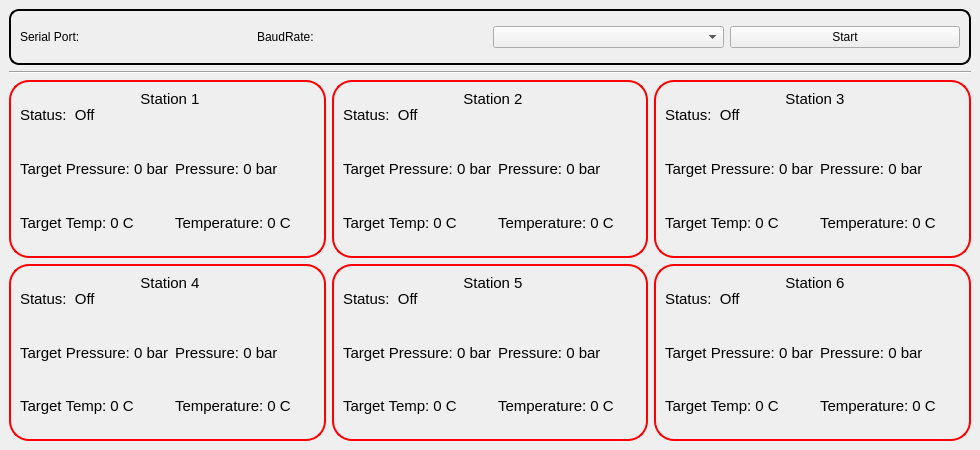
<?xml version="1.0" encoding="UTF-8"?>
<ui version="4.0">
 <class>MainWindow</class>
 <widget class="QMainWindow" name="MainWindow">
  <property name="windowModality">
   <enum>Qt::WindowModal</enum>
  </property>
  <property name="geometry">
   <rect>
    <x>0</x>
    <y>0</y>
    <width>980</width>
    <height>450</height>
   </rect>
  </property>
  <property name="minimumSize">
   <size>
    <width>980</width>
    <height>450</height>
   </size>
  </property>
  <property name="maximumSize">
   <size>
    <width>980</width>
    <height>450</height>
   </size>
  </property>
  <property name="font">
   <font>
    <pointsize>11</pointsize>
   </font>
  </property>
  <property name="windowTitle">
   <string>PLC Emulator</string>
  </property>
  <widget class="QWidget" name="centralwidget">
   <layout class="QGridLayout" name="gridLayout">
    <item row="4" column="2">
     <widget class="QGroupBox" name="station_5">
      <property name="font">
       <font>
        <pointsize>11</pointsize>
       </font>
      </property>
      <property name="autoFillBackground">
       <bool>false</bool>
      </property>
      <property name="styleSheet">
       <string notr="true">QGroupBox {
	border: 2px solid red; 
    border-radius: 20%;
}

QGroupBox:title {
	margin-top: 10px;
	background-color: rgba(255, 255, 255, 0%);
}
font-size: 11px;

QLabel {
	font-size: 11px;
}</string>
      </property>
      <property name="title">
       <string>Station 5</string>
      </property>
      <property name="alignment">
       <set>Qt::AlignHCenter|Qt::AlignTop</set>
      </property>
      <layout class="QGridLayout" name="gridLayout_7">
       <item row="0" column="0" colspan="2">
        <widget class="QLabel" name="lblStation_5">
         <property name="font">
          <font>
           <pointsize>11</pointsize>
          </font>
         </property>
         <property name="text">
          <string>Status:  Off</string>
         </property>
        </widget>
       </item>
       <item row="3" column="0">
        <widget class="QLabel" name="lblStationTT_5">
         <property name="font">
          <font>
           <pointsize>11</pointsize>
          </font>
         </property>
         <property name="text">
          <string>Target Temp: 0 C</string>
         </property>
         <property name="textFormat">
          <enum>Qt::PlainText</enum>
         </property>
         <property name="alignment">
          <set>Qt::AlignJustify|Qt::AlignVCenter</set>
         </property>
         <property name="wordWrap">
          <bool>true</bool>
         </property>
         <property name="margin">
          <number>1</number>
         </property>
        </widget>
       </item>
       <item row="3" column="1">
        <widget class="QLabel" name="lblStationRT_5">
         <property name="font">
          <font>
           <pointsize>11</pointsize>
          </font>
         </property>
         <property name="text">
          <string>Temperature: 0 C</string>
         </property>
         <property name="textFormat">
          <enum>Qt::PlainText</enum>
         </property>
         <property name="alignment">
          <set>Qt::AlignJustify|Qt::AlignVCenter</set>
         </property>
         <property name="wordWrap">
          <bool>true</bool>
         </property>
         <property name="margin">
          <number>1</number>
         </property>
        </widget>
       </item>
       <item row="2" column="1">
        <widget class="QLabel" name="lblStationRP_5">
         <property name="font">
          <font>
           <pointsize>11</pointsize>
          </font>
         </property>
         <property name="text">
          <string>Pressure: 0 bar</string>
         </property>
         <property name="textFormat">
          <enum>Qt::PlainText</enum>
         </property>
         <property name="alignment">
          <set>Qt::AlignJustify|Qt::AlignVCenter</set>
         </property>
         <property name="wordWrap">
          <bool>true</bool>
         </property>
         <property name="margin">
          <number>1</number>
         </property>
        </widget>
       </item>
       <item row="2" column="0">
        <widget class="QLabel" name="lblStationTP_5">
         <property name="font">
          <font>
           <pointsize>11</pointsize>
          </font>
         </property>
         <property name="text">
          <string>Target Pressure: 0 bar</string>
         </property>
         <property name="textFormat">
          <enum>Qt::PlainText</enum>
         </property>
         <property name="alignment">
          <set>Qt::AlignJustify|Qt::AlignVCenter</set>
         </property>
         <property name="wordWrap">
          <bool>true</bool>
         </property>
         <property name="margin">
          <number>1</number>
         </property>
        </widget>
       </item>
      </layout>
     </widget>
    </item>
    <item row="4" column="3">
     <widget class="QGroupBox" name="station_6">
      <property name="font">
       <font>
        <pointsize>11</pointsize>
       </font>
      </property>
      <property name="autoFillBackground">
       <bool>false</bool>
      </property>
      <property name="styleSheet">
       <string notr="true">QGroupBox {
	border: 2px solid red; 
    border-radius: 20%;
}

QGroupBox:title {
	margin-top: 10px;
	background-color: rgba(255, 255, 255, 0%);
}
font-size: 11px;

QLabel {
	font-size: 11px;
}</string>
      </property>
      <property name="title">
       <string>Station 6</string>
      </property>
      <property name="alignment">
       <set>Qt::AlignHCenter|Qt::AlignTop</set>
      </property>
      <property name="flat">
       <bool>true</bool>
      </property>
      <layout class="QGridLayout" name="gridLayout_8">
       <item row="3" column="0">
        <widget class="QLabel" name="lblStationTT_6">
         <property name="font">
          <font>
           <pointsize>11</pointsize>
          </font>
         </property>
         <property name="text">
          <string>Target Temp: 0 C</string>
         </property>
         <property name="textFormat">
          <enum>Qt::PlainText</enum>
         </property>
         <property name="alignment">
          <set>Qt::AlignJustify|Qt::AlignVCenter</set>
         </property>
         <property name="wordWrap">
          <bool>true</bool>
         </property>
         <property name="margin">
          <number>1</number>
         </property>
        </widget>
       </item>
       <item row="2" column="1">
        <widget class="QLabel" name="lblStationRP_6">
         <property name="font">
          <font>
           <pointsize>11</pointsize>
          </font>
         </property>
         <property name="text">
          <string>Pressure: 0 bar</string>
         </property>
         <property name="textFormat">
          <enum>Qt::PlainText</enum>
         </property>
         <property name="alignment">
          <set>Qt::AlignJustify|Qt::AlignVCenter</set>
         </property>
         <property name="wordWrap">
          <bool>true</bool>
         </property>
         <property name="margin">
          <number>1</number>
         </property>
        </widget>
       </item>
       <item row="3" column="1">
        <widget class="QLabel" name="lblStationRT_6">
         <property name="font">
          <font>
           <pointsize>11</pointsize>
          </font>
         </property>
         <property name="text">
          <string>Temperature: 0 C</string>
         </property>
         <property name="textFormat">
          <enum>Qt::PlainText</enum>
         </property>
         <property name="alignment">
          <set>Qt::AlignJustify|Qt::AlignVCenter</set>
         </property>
         <property name="wordWrap">
          <bool>true</bool>
         </property>
         <property name="margin">
          <number>1</number>
         </property>
        </widget>
       </item>
       <item row="2" column="0">
        <widget class="QLabel" name="lblStationTP_6">
         <property name="font">
          <font>
           <pointsize>11</pointsize>
          </font>
         </property>
         <property name="text">
          <string>Target Pressure: 0 bar</string>
         </property>
         <property name="textFormat">
          <enum>Qt::PlainText</enum>
         </property>
         <property name="alignment">
          <set>Qt::AlignJustify|Qt::AlignVCenter</set>
         </property>
         <property name="wordWrap">
          <bool>true</bool>
         </property>
         <property name="margin">
          <number>1</number>
         </property>
        </widget>
       </item>
       <item row="0" column="0" colspan="2">
        <widget class="QLabel" name="lblStation_6">
         <property name="font">
          <font>
           <pointsize>11</pointsize>
          </font>
         </property>
         <property name="text">
          <string>Status:  Off</string>
         </property>
        </widget>
       </item>
      </layout>
     </widget>
    </item>
    <item row="3" column="3">
     <widget class="QGroupBox" name="station_3">
      <property name="font">
       <font>
        <pointsize>11</pointsize>
       </font>
      </property>
      <property name="autoFillBackground">
       <bool>false</bool>
      </property>
      <property name="styleSheet">
       <string notr="true">QGroupBox {
	border: 2px solid red; 
    border-radius: 20%;
}

QGroupBox:title {
	margin-top: 10px;
	background-color: rgba(255, 255, 255, 0%);
}
font-size: 11px;

QLabel {
	font-size: 11px;
}</string>
      </property>
      <property name="title">
       <string>Station 3</string>
      </property>
      <property name="alignment">
       <set>Qt::AlignHCenter|Qt::AlignTop</set>
      </property>
      <property name="flat">
       <bool>true</bool>
      </property>
      <layout class="QGridLayout" name="gridLayout_5">
       <item row="3" column="1">
        <widget class="QLabel" name="lblStationRT_3">
         <property name="font">
          <font>
           <pointsize>11</pointsize>
          </font>
         </property>
         <property name="text">
          <string>Temperature: 0 C</string>
         </property>
         <property name="textFormat">
          <enum>Qt::PlainText</enum>
         </property>
         <property name="alignment">
          <set>Qt::AlignJustify|Qt::AlignVCenter</set>
         </property>
         <property name="wordWrap">
          <bool>true</bool>
         </property>
         <property name="margin">
          <number>1</number>
         </property>
        </widget>
       </item>
       <item row="2" column="0">
        <widget class="QLabel" name="lblStationTP_3">
         <property name="font">
          <font>
           <pointsize>11</pointsize>
          </font>
         </property>
         <property name="text">
          <string>Target Pressure: 0 bar</string>
         </property>
         <property name="textFormat">
          <enum>Qt::PlainText</enum>
         </property>
         <property name="alignment">
          <set>Qt::AlignJustify|Qt::AlignVCenter</set>
         </property>
         <property name="wordWrap">
          <bool>true</bool>
         </property>
         <property name="margin">
          <number>1</number>
         </property>
        </widget>
       </item>
       <item row="2" column="1">
        <widget class="QLabel" name="lblStationRP_3">
         <property name="font">
          <font>
           <pointsize>11</pointsize>
          </font>
         </property>
         <property name="text">
          <string>Pressure: 0 bar</string>
         </property>
         <property name="textFormat">
          <enum>Qt::PlainText</enum>
         </property>
         <property name="alignment">
          <set>Qt::AlignJustify|Qt::AlignVCenter</set>
         </property>
         <property name="wordWrap">
          <bool>true</bool>
         </property>
         <property name="margin">
          <number>1</number>
         </property>
        </widget>
       </item>
       <item row="3" column="0">
        <widget class="QLabel" name="lblStationTT_3">
         <property name="font">
          <font>
           <pointsize>11</pointsize>
          </font>
         </property>
         <property name="text">
          <string>Target Temp: 0 C</string>
         </property>
         <property name="textFormat">
          <enum>Qt::PlainText</enum>
         </property>
         <property name="alignment">
          <set>Qt::AlignJustify|Qt::AlignVCenter</set>
         </property>
         <property name="wordWrap">
          <bool>true</bool>
         </property>
         <property name="margin">
          <number>1</number>
         </property>
        </widget>
       </item>
       <item row="0" column="0" colspan="2">
        <widget class="QLabel" name="lblStation_3">
         <property name="font">
          <font>
           <pointsize>11</pointsize>
          </font>
         </property>
         <property name="text">
          <string>Status:  Off</string>
         </property>
        </widget>
       </item>
      </layout>
     </widget>
    </item>
    <item row="3" column="2">
     <widget class="QGroupBox" name="station_2">
      <property name="font">
       <font>
        <pointsize>11</pointsize>
       </font>
      </property>
      <property name="autoFillBackground">
       <bool>false</bool>
      </property>
      <property name="styleSheet">
       <string notr="true">QGroupBox {
	border: 2px solid red; 
    border-radius: 20%;
}

QGroupBox:title {
	margin-top: 10px;
	background-color: rgba(255, 255, 255, 0%);
}
font-size: 11px;

QLabel {
	font-size: 11px;
}</string>
      </property>
      <property name="title">
       <string>Station 2</string>
      </property>
      <property name="alignment">
       <set>Qt::AlignHCenter|Qt::AlignTop</set>
      </property>
      <property name="flat">
       <bool>true</bool>
      </property>
      <layout class="QGridLayout" name="gridLayout_4">
       <item row="2" column="1">
        <widget class="QLabel" name="lblStationRP_2">
         <property name="font">
          <font>
           <pointsize>11</pointsize>
          </font>
         </property>
         <property name="text">
          <string>Pressure: 0 bar</string>
         </property>
         <property name="textFormat">
          <enum>Qt::PlainText</enum>
         </property>
         <property name="alignment">
          <set>Qt::AlignJustify|Qt::AlignVCenter</set>
         </property>
         <property name="wordWrap">
          <bool>true</bool>
         </property>
         <property name="margin">
          <number>1</number>
         </property>
        </widget>
       </item>
       <item row="3" column="1">
        <widget class="QLabel" name="lblStationRT_2">
         <property name="font">
          <font>
           <pointsize>11</pointsize>
          </font>
         </property>
         <property name="text">
          <string>Temperature: 0 C</string>
         </property>
         <property name="textFormat">
          <enum>Qt::PlainText</enum>
         </property>
         <property name="alignment">
          <set>Qt::AlignJustify|Qt::AlignVCenter</set>
         </property>
         <property name="wordWrap">
          <bool>true</bool>
         </property>
         <property name="margin">
          <number>1</number>
         </property>
        </widget>
       </item>
       <item row="0" column="0" colspan="2">
        <widget class="QLabel" name="lblStation_2">
         <property name="font">
          <font>
           <pointsize>11</pointsize>
          </font>
         </property>
         <property name="text">
          <string>Status:  Off</string>
         </property>
        </widget>
       </item>
       <item row="3" column="0">
        <widget class="QLabel" name="lblStationTT_2">
         <property name="font">
          <font>
           <pointsize>11</pointsize>
          </font>
         </property>
         <property name="text">
          <string>Target Temp: 0 C</string>
         </property>
         <property name="textFormat">
          <enum>Qt::PlainText</enum>
         </property>
         <property name="alignment">
          <set>Qt::AlignJustify|Qt::AlignVCenter</set>
         </property>
         <property name="wordWrap">
          <bool>true</bool>
         </property>
         <property name="margin">
          <number>1</number>
         </property>
        </widget>
       </item>
       <item row="2" column="0">
        <widget class="QLabel" name="lblStationTP_2">
         <property name="font">
          <font>
           <pointsize>11</pointsize>
          </font>
         </property>
         <property name="text">
          <string>Target Pressure: 0 bar</string>
         </property>
         <property name="textFormat">
          <enum>Qt::PlainText</enum>
         </property>
         <property name="alignment">
          <set>Qt::AlignJustify|Qt::AlignVCenter</set>
         </property>
         <property name="wordWrap">
          <bool>true</bool>
         </property>
         <property name="margin">
          <number>1</number>
         </property>
        </widget>
       </item>
      </layout>
     </widget>
    </item>
    <item row="3" column="1">
     <widget class="QGroupBox" name="station_1">
      <property name="font">
       <font>
        <pointsize>11</pointsize>
       </font>
      </property>
      <property name="autoFillBackground">
       <bool>false</bool>
      </property>
      <property name="styleSheet">
       <string notr="true">QGroupBox {
	border: 2px solid red; 
    border-radius: 20%;
}

QGroupBox:title {
	margin-top: 10px;
	background-color: rgba(255, 255, 255, 0%);
}
font-size: 11px;

QLabel {
	font-size: 11px;
}</string>
      </property>
      <property name="title">
       <string>Station 1</string>
      </property>
      <property name="alignment">
       <set>Qt::AlignHCenter|Qt::AlignTop</set>
      </property>
      <property name="flat">
       <bool>true</bool>
      </property>
      <layout class="QGridLayout" name="gridLayout_3">
       <item row="3" column="1">
        <widget class="QLabel" name="lblStationRT_1">
         <property name="font">
          <font>
           <pointsize>11</pointsize>
          </font>
         </property>
         <property name="text">
          <string>Temperature: 0 C</string>
         </property>
         <property name="textFormat">
          <enum>Qt::PlainText</enum>
         </property>
         <property name="alignment">
          <set>Qt::AlignJustify|Qt::AlignVCenter</set>
         </property>
         <property name="wordWrap">
          <bool>true</bool>
         </property>
         <property name="margin">
          <number>1</number>
         </property>
        </widget>
       </item>
       <item row="2" column="1">
        <widget class="QLabel" name="lblStationRP_1">
         <property name="font">
          <font>
           <pointsize>11</pointsize>
          </font>
         </property>
         <property name="text">
          <string>Pressure: 0 bar</string>
         </property>
         <property name="textFormat">
          <enum>Qt::PlainText</enum>
         </property>
         <property name="alignment">
          <set>Qt::AlignJustify|Qt::AlignVCenter</set>
         </property>
         <property name="wordWrap">
          <bool>true</bool>
         </property>
         <property name="margin">
          <number>1</number>
         </property>
        </widget>
       </item>
       <item row="0" column="0" colspan="2">
        <widget class="QLabel" name="lblStation_1">
         <property name="font">
          <font>
           <pointsize>11</pointsize>
          </font>
         </property>
         <property name="text">
          <string>Status:  Off</string>
         </property>
        </widget>
       </item>
       <item row="3" column="0">
        <widget class="QLabel" name="lblStationTT_1">
         <property name="font">
          <font>
           <pointsize>11</pointsize>
          </font>
         </property>
         <property name="text">
          <string>Target Temp: 0 C</string>
         </property>
         <property name="textFormat">
          <enum>Qt::PlainText</enum>
         </property>
         <property name="alignment">
          <set>Qt::AlignJustify|Qt::AlignVCenter</set>
         </property>
         <property name="wordWrap">
          <bool>true</bool>
         </property>
         <property name="margin">
          <number>1</number>
         </property>
        </widget>
       </item>
       <item row="2" column="0">
        <widget class="QLabel" name="lblStationTP_1">
         <property name="font">
          <font>
           <pointsize>11</pointsize>
          </font>
         </property>
         <property name="text">
          <string>Target Pressure: 0 bar</string>
         </property>
         <property name="textFormat">
          <enum>Qt::PlainText</enum>
         </property>
         <property name="alignment">
          <set>Qt::AlignJustify|Qt::AlignVCenter</set>
         </property>
         <property name="wordWrap">
          <bool>true</bool>
         </property>
         <property name="margin">
          <number>1</number>
         </property>
        </widget>
       </item>
      </layout>
     </widget>
    </item>
    <item row="4" column="1">
     <widget class="QGroupBox" name="station_4">
      <property name="font">
       <font>
        <pointsize>11</pointsize>
       </font>
      </property>
      <property name="autoFillBackground">
       <bool>false</bool>
      </property>
      <property name="styleSheet">
       <string notr="true">QGroupBox {
	border: 2px solid red; 
    border-radius: 20%;
}

QGroupBox:title {
	margin-top: 10px;
	background-color: rgba(255, 255, 255, 0%);
}
font-size: 11px;

QLabel {
	font-size: 11px;
}</string>
      </property>
      <property name="title">
       <string>Station 4</string>
      </property>
      <property name="alignment">
       <set>Qt::AlignHCenter|Qt::AlignTop</set>
      </property>
      <property name="flat">
       <bool>true</bool>
      </property>
      <layout class="QGridLayout" name="gridLayout_6">
       <item row="2" column="1">
        <widget class="QLabel" name="lblStationRP_4">
         <property name="font">
          <font>
           <pointsize>11</pointsize>
          </font>
         </property>
         <property name="text">
          <string>Pressure: 0 bar</string>
         </property>
         <property name="textFormat">
          <enum>Qt::PlainText</enum>
         </property>
         <property name="alignment">
          <set>Qt::AlignJustify|Qt::AlignVCenter</set>
         </property>
         <property name="wordWrap">
          <bool>true</bool>
         </property>
         <property name="margin">
          <number>1</number>
         </property>
        </widget>
       </item>
       <item row="3" column="0">
        <widget class="QLabel" name="lblStationTT_4">
         <property name="font">
          <font>
           <pointsize>11</pointsize>
          </font>
         </property>
         <property name="text">
          <string>Target Temp: 0 C</string>
         </property>
         <property name="textFormat">
          <enum>Qt::PlainText</enum>
         </property>
         <property name="alignment">
          <set>Qt::AlignJustify|Qt::AlignVCenter</set>
         </property>
         <property name="wordWrap">
          <bool>true</bool>
         </property>
         <property name="margin">
          <number>1</number>
         </property>
        </widget>
       </item>
       <item row="0" column="0" colspan="2">
        <widget class="QLabel" name="lblStation_4">
         <property name="font">
          <font>
           <pointsize>11</pointsize>
          </font>
         </property>
         <property name="text">
          <string>Status:  Off</string>
         </property>
        </widget>
       </item>
       <item row="2" column="0">
        <widget class="QLabel" name="lblStationTP_4">
         <property name="font">
          <font>
           <pointsize>11</pointsize>
          </font>
         </property>
         <property name="text">
          <string>Target Pressure: 0 bar</string>
         </property>
         <property name="textFormat">
          <enum>Qt::PlainText</enum>
         </property>
         <property name="alignment">
          <set>Qt::AlignJustify|Qt::AlignVCenter</set>
         </property>
         <property name="wordWrap">
          <bool>true</bool>
         </property>
         <property name="margin">
          <number>1</number>
         </property>
        </widget>
       </item>
       <item row="3" column="1">
        <widget class="QLabel" name="lblStationRT_4">
         <property name="font">
          <font>
           <pointsize>11</pointsize>
          </font>
         </property>
         <property name="text">
          <string>Temperature: 0 C</string>
         </property>
         <property name="textFormat">
          <enum>Qt::PlainText</enum>
         </property>
         <property name="alignment">
          <set>Qt::AlignJustify|Qt::AlignVCenter</set>
         </property>
         <property name="wordWrap">
          <bool>true</bool>
         </property>
         <property name="margin">
          <number>1</number>
         </property>
        </widget>
       </item>
      </layout>
     </widget>
    </item>
    <item row="2" column="1" colspan="3">
     <widget class="Line" name="line">
      <property name="orientation">
       <enum>Qt::Horizontal</enum>
      </property>
     </widget>
    </item>
    <item row="0" column="1" colspan="3">
     <widget class="QGroupBox" name="gbData">
      <property name="sizePolicy">
       <sizepolicy hsizetype="Expanding" vsizetype="Preferred">
        <horstretch>0</horstretch>
        <verstretch>0</verstretch>
       </sizepolicy>
      </property>
      <property name="maximumSize">
       <size>
        <width>16777215</width>
        <height>56</height>
       </size>
      </property>
      <property name="styleSheet">
       <string notr="true">QGroupBox {
	border: 2px solid black; 
    border-radius: 10%;
}

font-size: 11px;

QLabel {
	font-size: 11px;
}</string>
      </property>
      <property name="title">
       <string/>
      </property>
      <property name="flat">
       <bool>true</bool>
      </property>
      <layout class="QHBoxLayout" name="horizontalLayout">
       <item>
        <widget class="QLabel" name="lblSerialPort">
         <property name="text">
          <string>Serial Port: </string>
         </property>
        </widget>
       </item>
       <item>
        <widget class="QLabel" name="lblBaudRate">
         <property name="text">
          <string>BaudRate: </string>
         </property>
        </widget>
       </item>
       <item>
        <widget class="QComboBox" name="cbChangeTime">
         <property name="currentText">
          <string/>
         </property>
         <property name="maxCount">
          <number>4000</number>
         </property>
         <property name="placeholderText">
          <string>Time Speed</string>
         </property>
         <item>
          <property name="text">
           <string>250</string>
          </property>
         </item>
         <item>
          <property name="text">
           <string>500</string>
          </property>
         </item>
         <item>
          <property name="text">
           <string>750</string>
          </property>
         </item>
         <item>
          <property name="text">
           <string>1000</string>
          </property>
         </item>
         <item>
          <property name="text">
           <string>1500</string>
          </property>
         </item>
         <item>
          <property name="text">
           <string>2000</string>
          </property>
         </item>
         <item>
          <property name="text">
           <string>2500</string>
          </property>
         </item>
         <item>
          <property name="text">
           <string>3000</string>
          </property>
         </item>
         <item>
          <property name="text">
           <string>3500</string>
          </property>
         </item>
         <item>
          <property name="text">
           <string>4000</string>
          </property>
         </item>
         <item>
          <property name="text">
           <string>4500</string>
          </property>
         </item>
         <item>
          <property name="text">
           <string>5000</string>
          </property>
         </item>
        </widget>
       </item>
       <item>
        <widget class="QPushButton" name="btnStartStop">
         <property name="text">
          <string>Start</string>
         </property>
        </widget>
       </item>
      </layout>
     </widget>
    </item>
   </layout>
  </widget>
 </widget>
 <resources/>
 <connections/>
</ui>
